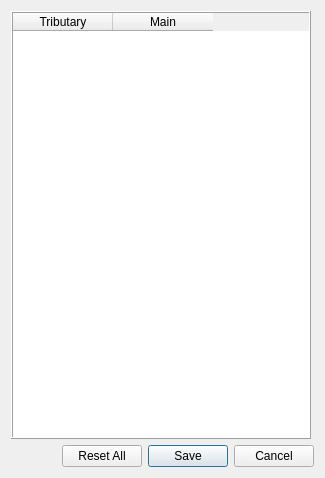
<?xml version="1.0" encoding="UTF-8"?>
<ui version="4.0">
 <class>Dialog</class>
 <widget class="QDialog" name="Dialog">
  <property name="geometry">
   <rect>
    <x>0</x>
    <y>0</y>
    <width>325</width>
    <height>478</height>
   </rect>
  </property>
  <property name="sizePolicy">
   <sizepolicy hsizetype="Fixed" vsizetype="Expanding">
    <horstretch>0</horstretch>
    <verstretch>0</verstretch>
   </sizepolicy>
  </property>
  <property name="minimumSize">
   <size>
    <width>325</width>
    <height>475</height>
   </size>
  </property>
  <property name="maximumSize">
   <size>
    <width>326</width>
    <height>16777215</height>
   </size>
  </property>
  <property name="windowTitle">
   <string>Confluences</string>
  </property>
  <layout class="QGridLayout" name="gridLayout">
   <item row="0" column="0">
    <layout class="QVBoxLayout" name="verticalLayout">
     <item>
      <widget class="QTableWidget" name="confluences_tblw">
       <property name="sizePolicy">
        <sizepolicy hsizetype="Fixed" vsizetype="Expanding">
         <horstretch>0</horstretch>
         <verstretch>0</verstretch>
        </sizepolicy>
       </property>
       <property name="minimumSize">
        <size>
         <width>300</width>
         <height>417</height>
        </size>
       </property>
       <property name="maximumSize">
        <size>
         <width>300</width>
         <height>16777215</height>
        </size>
       </property>
       <property name="frameShape">
        <enum>QFrame::Box</enum>
       </property>
       <property name="frameShadow">
        <enum>QFrame::Raised</enum>
       </property>
       <property name="editTriggers">
        <set>QAbstractItemView::NoEditTriggers</set>
       </property>
       <property name="alternatingRowColors">
        <bool>false</bool>
       </property>
       <property name="selectionMode">
        <enum>QAbstractItemView::SingleSelection</enum>
       </property>
       <property name="selectionBehavior">
        <enum>QAbstractItemView::SelectRows</enum>
       </property>
       <property name="sortingEnabled">
        <bool>false</bool>
       </property>
       <property name="rowCount">
        <number>0</number>
       </property>
       <column>
        <property name="text">
         <string>Tributary</string>
        </property>
       </column>
       <column>
        <property name="text">
         <string>Main</string>
        </property>
       </column>
      </widget>
     </item>
     <item>
      <layout class="QHBoxLayout" name="horizontalLayout">
       <item>
        <spacer name="horizontalSpacer">
         <property name="orientation">
          <enum>Qt::Horizontal</enum>
         </property>
         <property name="sizeHint" stdset="0">
          <size>
           <width>40</width>
           <height>20</height>
          </size>
         </property>
        </spacer>
       </item>
       <item>
        <widget class="QPushButton" name="reset_confluences_btn">
         <property name="text">
          <string>Reset All</string>
         </property>
        </widget>
       </item>
       <item>
        <widget class="QDialogButtonBox" name="buttonBox">
         <property name="sizePolicy">
          <sizepolicy hsizetype="Fixed" vsizetype="Fixed">
           <horstretch>0</horstretch>
           <verstretch>0</verstretch>
          </sizepolicy>
         </property>
         <property name="orientation">
          <enum>Qt::Horizontal</enum>
         </property>
         <property name="standardButtons">
          <set>QDialogButtonBox::Cancel|QDialogButtonBox::Save</set>
         </property>
         <property name="centerButtons">
          <bool>true</bool>
         </property>
        </widget>
       </item>
      </layout>
     </item>
    </layout>
   </item>
  </layout>
 </widget>
 <resources/>
 <connections>
  <connection>
   <sender>buttonBox</sender>
   <signal>accepted()</signal>
   <receiver>Dialog</receiver>
   <slot>accept()</slot>
   <hints>
    <hint type="sourcelabel">
     <x>248</x>
     <y>254</y>
    </hint>
    <hint type="destinationlabel">
     <x>157</x>
     <y>274</y>
    </hint>
   </hints>
  </connection>
  <connection>
   <sender>buttonBox</sender>
   <signal>rejected()</signal>
   <receiver>Dialog</receiver>
   <slot>reject()</slot>
   <hints>
    <hint type="sourcelabel">
     <x>316</x>
     <y>260</y>
    </hint>
    <hint type="destinationlabel">
     <x>286</x>
     <y>274</y>
    </hint>
   </hints>
  </connection>
 </connections>
</ui>
